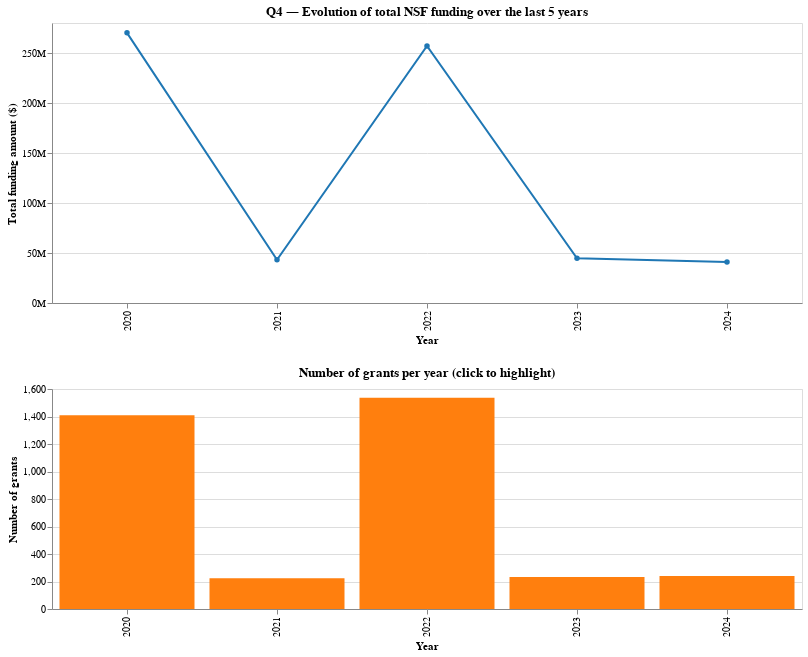

Notebook code cell kept with this figure:
### Code cell
(q4_funding_line & q4_grants_bar)

### Figure 1 — Vega specification as saved in the notebook (floating-point values rounded to 4 significant figures)
{"$schema": "https://vega.github.io/schema/vega/v5.json", "data": [{"name": "param_23_store"}, {"name": "source_0", "values": [{"grants_count": 1410, "total_amount": 270200000.0, "year": 2020}, {"grants_count": 223, "total_amount": 43190000.0, "year": 2021}, {"grants_count": 1536, "total_amount": 257000000.0, "year": 2022}, {"grants_count": 232, "total_amount": 44700000.0, "year": 2023}, {"grants_count": 240, "total_amount": 40920000.0, "year": 2024}]}, {"name": "data_0", "values": [{"grants_count": 1410, "total_amount": 270200000.0, "year": 2020}, {"grants_count": 223, "total_amount": 43190000.0, "year": 2021}, {"grants_count": 1536, "total_amount": 257000000.0, "year": 2022}, {"grants_count": 232, "total_amount": 44700000.0, "year": 2023}, {"grants_count": 240, "total_amount": 40920000.0, "year": 2024}]}, {"name": "data_1", "values": [{"grants_count": 1410, "grants_count_end": 1410.0, "grants_count_start": 0.0, "total_amount": 270200000.0, "year": 2020}, {"grants_count": 223, "grants_count_end": 223.0, "grants_count_start": 0.0, "total_amount": 43190000.0, "year": 2021}, {"grants_count": 1536, "grants_count_end": 1536.0, "grants_count_start": 0.0, "total_amount": 257000000.0, "year": 2022}, {"grants_count": 232, "grants_count_end": 232.0, "grants_count_start": 0.0, "total_amount": 44700000.0, "year": 2023}, {"grants_count": 240, "grants_count_end": 240.0, "grants_count_start": 0.0, "total_amount": 40920000.0, "year": 2024}]}, {"name": "source_0_concat_0_x_domain_year_0", "values": [{"year": 2020}, {"year": 2021}, {"year": 2022}, {"year": 2023}, {"year": 2024}]}, {"name": "data_0_concat_0_x_domain_year_1", "values": [{"year": 2020}, {"year": 2021}, {"year": 2022}, {"year": 2023}, {"year": 2024}]}, {"name": "data_1_view_22_x_domain_year", "values": [{"year": 2020}, {"year": 2021}, {"year": 2022}, {"year": 2023}, {"year": 2024}]}], "signals": [{"name": "concat_0_height", "value": 280}, {"name": "view_22_height", "value": 220}, {"name": "unit", "value": {}, "on": [{"events": "pointermove", "update": "isTuple(group()) ? group() : unit"}]}, {"name": "param_23", "update": "vlSelectionResolve(\"param_23_store\", \"union\", true, true)"}], "marks": [{"type": "group", "name": "concat_0_group", "encode": {"update": {"height": {"signal": "concat_0_height"}, "width": {"signal": "width"}}}, "signals": [{"name": "param_23_tuple", "on": [{"events": [{"source": "scope", "type": "click"}], "update": "datum && item().mark.marktype !== 'group' && indexof(item().mark.role, 'legend') < 0 ? {unit: \"view_21\", fields: param_23_tuple_fields, values: [(item().isVoronoi ? datum.datum : datum)[\"year\"]]} : null", "force": true}, {"events": [{"source": "view", "type": "dblclick"}], "update": "null"}]}, {"name": "param_23_tuple_fields", "value": [{"type": "E", "field": "year"}]}, {"name": "param_23_toggle", "value": false, "on": [{"events": [{"source": "scope", "type": "click"}], "update": "event.shiftKey"}, {"events": [{"source": "view", "type": "dblclick"}], "update": "false"}]}, {"name": "param_23_modify", "on": [{"events": {"signal": "param_23_tuple"}, "update": "modify(\"param_23_store\", param_23_toggle ? null : param_23_tuple, param_23_toggle ? null : true, param_23_toggle ? param_23_tuple : null)"}]}], "marks": [{"type": "line", "name": "view_21_marks", "from": {"data": "source_0"}, "sort": {"field": "x"}, "encode": {"update": {"x": {"field": "year", "scale": "concat_0_x"}, "defined": {"signal": "isValid(datum[\"total_amount\"]) && isFinite(+datum[\"total_amount\"])"}, "y": {"field": "total_amount", "scale": "concat_0_y"}, "stroke": [{"value": "#1f77b4", "test": "!length(data(\"param_23_store\")) || vlSelectionTest(\"param_23_store\", datum)"}, {"value": "lightgray"}], "tooltip": {"signal": "{\"Year\": isValid(datum[\"year\"]) ? datum[\"year\"] : \"\"+datum[\"year\"], \"Total amount ($)\": format(datum[\"total_amount\"], \",.0f\"), \"Number of grants\": format(datum[\"grants_count\"], \"\")}"}}}, "interactive": true, "style": ["line"]}, {"type": "symbol", "name": "concat_0_layer_1_marks", "from": {"data": "data_0"}, "encode": {"update": {"x": {"field": "year", "scale": "concat_0_x"}, "y": {"field": "total_amount", "scale": "concat_0_y"}, "fill": [{"value": "#1f77b4", "test": "!length(data(\"param_23_store\")) || vlSelectionTest(\"param_23_store\", datum)"}, {"value": "lightgray"}], "opacity": {"value": 1}, "tooltip": {"signal": "{\"Year\": isValid(datum[\"year\"]) ? datum[\"year\"] : \"\"+datum[\"year\"], \"Total amount ($)\": format(datum[\"total_amount\"], \",.0f\"), \"Number of grants\": format(datum[\"grants_count\"], \"\")}"}}}, "interactive": true, "style": ["point"]}], "axes": [{"scale": "concat_0_y", "aria": false, "labels": false, "orient": "left", "tickCount": {"signal": "ceil(concat_0_height/40)"}, "domain": false, "grid": true, "maxExtent": 0, "minExtent": 0, "ticks": false, "gridScale": "concat_0_x", "zindex": 0}, {"scale": "concat_0_x", "zindex": 0, "orient": "bottom", "labelBaseline": "middle", "title": "Year", "grid": false, "labelAlign": "right", "labelAngle": 270}, {"scale": "concat_0_y", "orient": "left", "grid": false, "tickCount": {"signal": "ceil(concat_0_height/40)"}, "format": "~s", "title": "Total funding amount ($)", "labelOverlap": true, "zindex": 0}], "title": {"text": "Q4 — Evolution of total NSF funding over the last 5 years", "frame": "group"}, "style": "cell"}, {"type": "group", "name": "view_22_group", "encode": {"update": {"height": {"signal": "view_22_height"}, "width": {"signal": "width"}}}, "signals": [{"name": "param_23_tuple", "on": [{"events": [{"source": "scope", "type": "click"}], "update": "datum && item().mark.marktype !== 'group' && indexof(item().mark.role, 'legend') < 0 ? {unit: \"view_22\", fields: param_23_tuple_fields, values: [(item().isVoronoi ? datum.datum : datum)[\"year\"]]} : null", "force": true}, {"events": [{"source": "view", "type": "dblclick"}], "update": "null"}]}, {"name": "param_23_tuple_fields", "value": [{"type": "E", "field": "year"}]}, {"name": "param_23_toggle", "value": false, "on": [{"events": [{"source": "scope", "type": "click"}], "update": "event.shiftKey"}, {"events": [{"source": "view", "type": "dblclick"}], "update": "false"}]}, {"name": "param_23_modify", "on": [{"events": {"signal": "param_23_tuple"}, "update": "modify(\"param_23_store\", param_23_toggle ? null : param_23_tuple, param_23_toggle ? null : true, param_23_toggle ? param_23_tuple : null)"}]}], "marks": [{"type": "rect", "name": "view_22_marks", "from": {"data": "data_1"}, "encode": {"update": {"x": {"field": "year", "scale": "view_22_x"}, "tooltip": {"signal": "{\"year\": isValid(datum[\"year\"]) ? datum[\"year\"] : \"\"+datum[\"year\"], \"Number of grants\": format(datum[\"grants_count\"], \"\"), \"Total amount ($)\": format(datum[\"total_amount\"], \",.0f\")}"}, "y": {"field": "grants_count_end", "scale": "view_22_y"}, "width": {"signal": "max(0.25, bandwidth('view_22_x'))"}, "y2": {"field": "grants_count_start", "scale": "view_22_y"}, "fill": [{"value": "#ff7f0e", "test": "!length(data(\"param_23_store\")) || vlSelectionTest(\"param_23_store\", datum)"}, {"value": "lightgray"}]}}, "interactive": true, "style": ["bar"]}], "axes": [{"scale": "view_22_y", "maxExtent": 0, "orient": "left", "tickCount": {"signal": "ceil(view_22_height/40)"}, "domain": false, "labels": false, "zindex": 0, "grid": true, "gridScale": "view_22_x", "aria": false, "ticks": false, "minExtent": 0}, {"scale": "view_22_x", "title": "Year", "labelAlign": "right", "labelAngle": 270, "labelBaseline": "middle", "zindex": 0, "orient": "bottom", "grid": false}, {"scale": "view_22_y", "labelOverlap": true, "orient": "left", "tickCount": {"signal": "ceil(view_22_height/40)"}, "zindex": 0, "grid": false, "title": "Number of grants"}], "title": {"text": "Number of grants per year (click to highlight)", "frame": "group"}, "style": "cell"}], "scales": [{"name": "concat_0_x", "type": "point", "domain": {"fields": [{"data": "source_0_concat_0_x_domain_year_0", "field": "year"}, {"data": "data_0_concat_0_x_domain_year_1", "field": "year"}], "sort": true}, "range": [0, {"signal": "width"}], "padding": 0.5}, {"name": "concat_0_y", "type": "linear", "domain": {"fields": [{"data": "source_0", "field": "total_amount"}, {"data": "data_0", "field": "total_amount"}]}, "range": [{"signal": "concat_0_height"}, 0], "nice": true, "zero": true}, {"name": "view_22_x", "type": "band", "domain": {"data": "data_1_view_22_x_domain_year", "field": "year", "sort": true}, "range": [0, {"signal": "width"}], "paddingOuter": 0.05, "paddingInner": 0.1}, {"name": "view_22_y", "type": "linear", "domain": {"data": "data_1", "fields": ["grants_count_start", "grants_count_end"]}, "range": [{"signal": "view_22_height"}, 0], "zero": true, "nice": true}], "padding": 5, "background": "white", "layout": {"padding": 20, "columns": 1, "bounds": "full", "align": "each"}, "width": 750}
